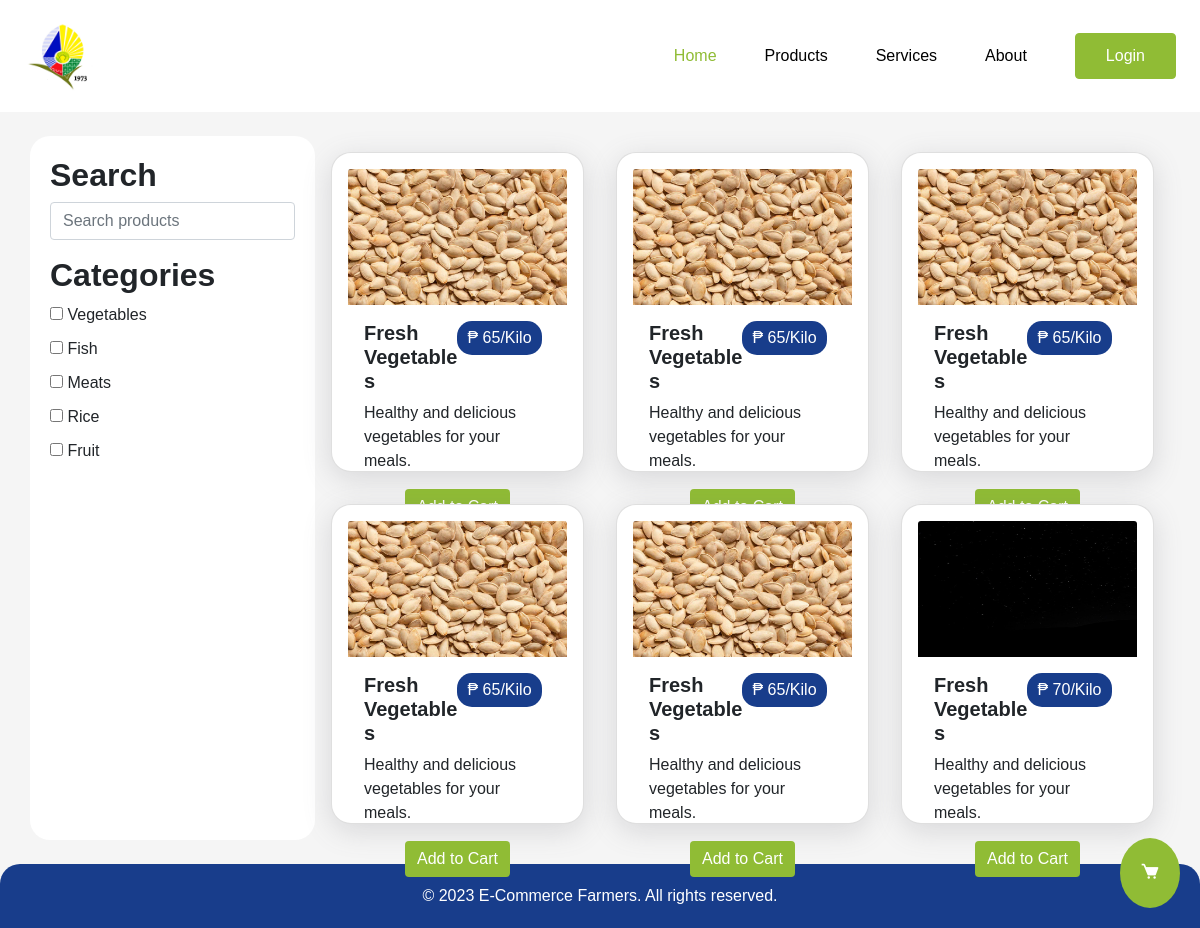
The page / on the database its author committed.
### tables this page shows
CREATE TABLE `product_list` (
  `id` int(11) NOT NULL,
  `image` varchar(300) NOT NULL,
  `title` varchar(300) NOT NULL,
  `description` varchar(300) NOT NULL,
  `price` int(11) NOT NULL,
  `quantity` int(11) NOT NULL,
  `categories` varchar(255) NOT NULL,
  `harvest` date DEFAULT NULL,
  `timestamp` datetime NOT NULL DEFAULT current_timestamp() ON UPDATE current_timestamp(),
  `unit` text NOT NULL,
  `status` varchar(50) NOT NULL
);

### index.php (the view, shortened to what this page needs)
<?php
    include 'components/header.php';
    function getLogin() {
        if(isset($_SESSION["loggedin"]) && $_SESSION["loggedin"] === true){
            echo '<li><a href="profile.php"><i class="bx bx-user"></i></a></li>';
            echo '<li><a href="logout.php" class="btn btn-primary">Logout</a></li>';
        } else {
            echo '<li><a href="login.php" class="btn btn-primary">Login</a></li>';
        }
    }
?>
<body>
    <div class="position-bottom-right">
        <a href="cart.php" class="btn btn-primary text-decoration-none border-0" id="cart-button">
            <i class='bx bxs-cart'></i>
        </a>
    </div>
    <div class="wrapper w-100">
        <nav class="d-flex justify-content-between align-items-center flex-wrap">
            <a href="index.php"><img src="img/logo.png" class="logo" /></a>
            <div class="menu">
                <ul class="d-flex align-items-center list-unstyled gap-5 m-0">
                    <li><a href="index.php" target="_self" class="active">Home</a></li>
                    <li><a href="#sidebar" target="_self">Products</a></li>
                    <li><a href="services.php" target="_self">Services</a></li>
                    <li><a href="about.php" target="_self">About</a></li>
                    <?php
                        getLogin();
                    ?>
                </ul>
            </div>
        </nav>
    </div>
    <?php
        $categories = ["Vegetables", "Fish", "Meats", "Rice", "Fruit"];
        $selectedCategories = [];
        $whereClause = "";
        $sql = "SELECT id, image, title, description, price, quantity, unit, harvest, status FROM product_list $whereClause";
        $result = $conn->query($sql);
        $products = [];
        if ($result->num_rows > 0) {
            while ($row = $result->fetch_assoc()) {
                $products[] = $row;
            }
        }
    ?>
    <div class="container mt-4 mb-4">
        <div class="row">
            <div class="col-lg-3 sidebar" id="sidebar">
                <h2 class="fw-bolder">Search</h2>
                <input type="text" id="searchInput" class="form-control mb-3" placeholder="Search products">
                <h2 class="fw-bolder">Categories</h2>
                <?php foreach ($categories as $category) { ?>
                <div class="category">
                    <label>
                        <input type="checkbox" class="category-checkbox" name="category[]"
                            value="<?php echo $category; ?>"
                            <?php if (in_array($category, $selectedCategories)) echo 'checked'; ?>>
                        <?php echo $category; ?>
                    </label>
                </div>
                <?php } ?>
            </div>
            <div class="col-lg-9">
                <div class="row" id="productContainer">
                    <?php foreach ($products as $product) { ?>
                    <div class="col-md-4">
                        <div class="card">
                            <img src="img/<?php echo $product['image']; ?>" class="card-img-top"
                                alt="<?php echo $product['title']; ?>">
                            <div class="card-body">
                                <div class="d-sm-flex">
                                    <div class="col-md-6">
                                        <h5 class="card-title fw-bolder"><?php echo $product['title']; ?></h5>
                                    </div>
                                    <div class="col-md-6">
                                        <p class="card-text price">₱ <?php echo $product['price'] .'/'. $product['unit']; ?></p>
                                    </div>
                                </div>
                                <p class="card-text"><?php echo $product['description']; ?></p>
                                <form action="cart.php" method="get">
                                    <div class="text-center">
                                        <?php if($product['status'] === 'On Sale') { ?>
                                            <button type="submit" class="btn btn-primary border-0" name="submit">Add to Cart</button>
                                        <?php } ?>
                                    </div>
                                </form>
                            </div>
                        </div>
                    </div>
                    <?php } ?>
                </div>
            </div>
        </div>
    </div>
    <footer>
        <p class="m-0">&copy; 2023 E-Commerce Farmers. All rights reserved.</p>
    </footer>
</body>
</html>

### css/style.css (style rules this page uses)
* { padding: 0; margin: 0; box-sizing: border-box; font-family: "Poppins", sans-serif; }
:root { --text: #000000; --background: #f5f5f5; --primary: #90BC35; --secondary: #FFF78C; --accent: #183D8B; --white: #FFFFFF; }
body { max-width: 1250px; width: 100%; margin: auto; background-color: var(--background); }
.position-bottom-right { position: fixed; bottom: 20px; right: 20px; z-index: 1000; }
.position-bottom-right a { background-color: var(--primary); padding: 20px; font-size: 20px; border-radius: 100%; }
nav { background-color: white; padding: 1rem 1.5rem; }
nav .btn-primary { padding: 10px 30px; background-color: var(--primary); border: 1px solid var(--primary); color: var(--white); transition: all 0.3s ease-in-out; }
nav .logo { width: 5rem; border-radius: 10px; }
nav ul a { text-decoration: none; color: var(--text); }
nav ul .active { color: var(--primary); }
.sidebar { background-color: var(--white); padding: 20px; border-radius: 20px; }
.sidebar .category { margin-bottom: 10px; }
.container .card { border-radius: 20px; padding: 1rem; box-shadow: rgba(100, 100, 111, 0.2) 0px 7px 29px 0px; transition: transform 0.3s ease; height: 20em; }
.container .card .price { width: -moz-fit-content; width: fit-content; padding: 5px 10px; border-radius: 15px; color: var(--white); background-color: var(--accent); }
.container .card .btn-primary { background-color: var(--primary); }
.container .card img { width: 100%; height: 17vh; }
.container .col-md-4 { padding: 1rem; }
footer { background-color: var(--accent); padding: 20px 0; text-align: center; border-radius: 20px 20px 0 0; }
footer p { color: var(--white); }

### rows shown on the page
product_list: image (picture), title "Fresh Vegetables", price "65", unit "Kilo", description "Healthy and delicious vegetables for your meals."
product_list: image (picture), title "Fresh Vegetables", price "65", unit "Kilo", description "Healthy and delicious vegetables for your meals."
product_list: image (picture), title "Fresh Vegetables", price "65", unit "Kilo", description "Healthy and delicious vegetables for your meals."
product_list: image (picture), title "Fresh Vegetables", price "65", unit "Kilo", description "Healthy and delicious vegetables for your meals.", status "Add to Cart"
product_list: image (picture), title "Fresh Vegetables", price "65", unit "Kilo", description "Healthy and delicious vegetables for your meals.", status "Add to Cart"
product_list: image (placeholder picture), title "Fresh Vegetables", price "70", unit "Kilo", description "Healthy and delicious vegetables for your meals.", status "Add to Cart"

### other values the page prints
$category "Vegetables"
$category "Fish"
$category "Meats"
$category "Rice"
$category "Fruit"
